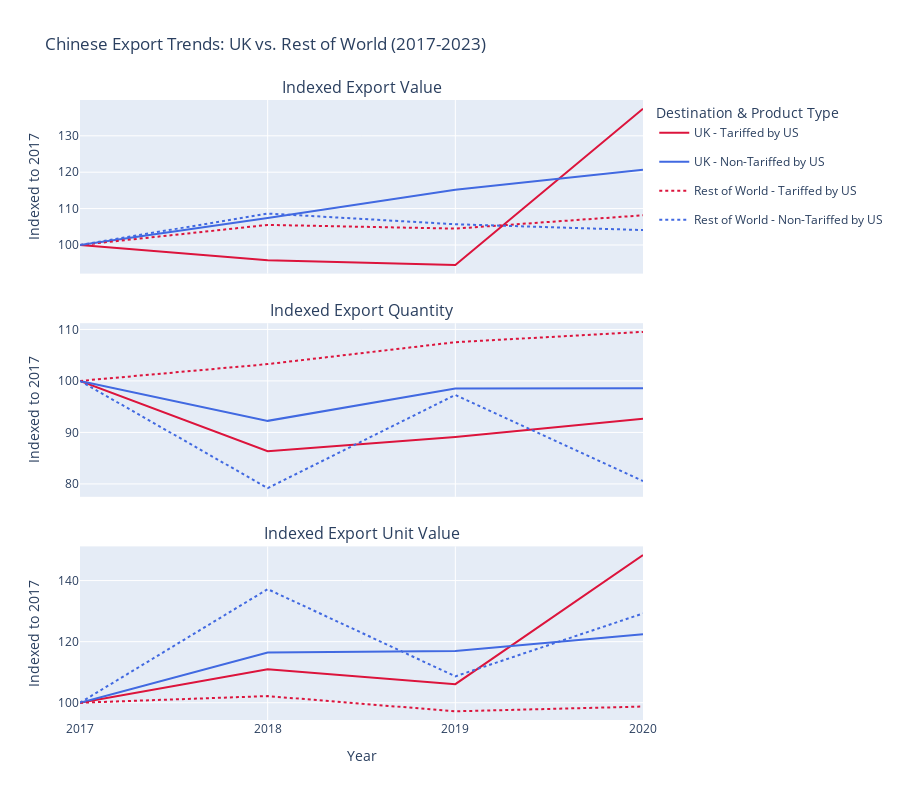

Notebook code cell kept with this figure:
### Markdown cell above
## Chinese exports - tariffed vs non-tariffed to UK vs RoW

Comparing Chinese exports over two dimensions - where they went, and whether they were tariffed or not.

Our ideal is that exports of tariffed goods increased from China to both RoW and the UK, and stayed the same for non-tariffed goods.

### Code cell
UK_CODE = "826"
# Prepare data: filter for Chinese exports and classify destinations/products
chinese_exports_lf = unified_lf.filter(
    (pl.col("reporter_country") == CHINA_CODE) &
    (pl.col("year").is_in([str(y) for y in range(2017, 2021)]))
).with_columns(
    tariff_status=pl.when(pl.col("product_code").is_in(tariffed_products))
                   .then(pl.lit("Tariffed by US"))
                   .otherwise(pl.lit("Non-Tariffed by US")),
    destination=pl.when(pl.col("partner_country") == UK_CODE)
                 .then(pl.lit("UK"))
                 .otherwise(pl.lit("Rest of World"))
)

# Group by destination, tariff status, and year, and aggregate all required metrics
aggregated_df = chinese_exports_lf.group_by(
    ['destination', 'tariff_status', 'year']
).agg(
    pl.sum("value").alias("value"),
    pl.sum("quantity").alias("quantity")
).sort('year').with_columns(
    # Calculate unit value, handling potential division by zero
    unit_value=(pl.col("value") / pl.col("quantity")).fill_null(0).fill_nan(0)
)

# Calculate indexed values for each metric
indexed_df = aggregated_df.with_columns(
    value_indexed=pl.col("value") / pl.col("value").filter(pl.col("year") == "2017").first().over(['destination', 'tariff_status']) * 100,
    quantity_indexed=pl.col("quantity") / pl.col("quantity").filter(pl.col("year") == "2017").first().over(['destination', 'tariff_status']) * 100,
    unit_value_indexed=pl.col("unit_value") / pl.col("unit_value").filter(pl.col("year") == "2017").first().over(['destination', 'tariff_status']) * 100,
).collect()

# Create a figure with 3 vertically stacked subplots
fig = make_subplots(
    rows=3, cols=1,
    shared_xaxes=True,
    vertical_spacing=0.08,
    subplot_titles=("Indexed Export Value", "Indexed Export Quantity", "Indexed Export Unit Value")
)

# Define plot styles for each category
styles = {
    ('UK', 'Tariffed by US'): {'color': 'crimson', 'dash': 'solid'},
    ('UK', 'Non-Tariffed by US'): {'color': 'royalblue', 'dash': 'solid'},
    ('Rest of World', 'Tariffed by US'): {'color': 'crimson', 'dash': 'dot'},
    ('Rest of World', 'Non-Tariffed by US'): {'color': 'royalblue', 'dash': 'dot'},
}

# Iterate through each data category to add traces to the subplots
for (destination, status), style in styles.items():
    plot_data = indexed_df.filter(
        (pl.col("destination") == destination) & (pl.col("tariff_status") == status)
    )
    if plot_data.is_empty():
        continue
    
    legend_name = f"{destination} - {status}"
    
    # Add traces for each metric to its respective subplot
    fig.add_trace(go.Scatter(
        x=plot_data["year"], y=plot_data["value_indexed"],
        name=legend_name, legendgroup=legend_name,
        mode='lines', line=style
    ), row=1, col=1)

    fig.add_trace(go.Scatter(
        x=plot_data["year"], y=plot_data["quantity_indexed"],
        name=legend_name, legendgroup=legend_name, showlegend=False,
        mode='lines', line=style
    ), row=2, col=1)
    
    fig.add_trace(go.Scatter(
        x=plot_data["year"], y=plot_data["unit_value_indexed"],
        name=legend_name, legendgroup=legend_name, showlegend=False,
        mode='lines', line=style
    ), row=3, col=1)

# Update layout for a clean, readable chart
fig.update_layout(
    height=800,
    title_text='Chinese Export Trends: UK vs. Rest of World (2017-2023)',
    legend_title_text='Destination & Product Type',
    hovermode='x unified'
)
fig.update_yaxes(title_text="Indexed to 2017", row=1, col=1)
fig.update_yaxes(title_text="Indexed to 2017", row=2, col=1)
fig.update_yaxes(title_text="Indexed to 2017", row=3, col=1)
fig.update_xaxes(title_text="Year", row=3, col=1)

fig.show()

### Figure 1 — Plotly figure (JSON) as saved in the notebook; plotly's stock layout.template omitted (floating-point values rounded to 4 significant figures)
{"data": [{"legendgroup": "UK - Tariffed by US", "line": {"color": "crimson", "dash": "solid"}, "mode": "lines", "name": "UK - Tariffed by US", "type": "scatter", "x": ["2017", "2018", "2019", "2020"], "xaxis": "x", "y": [100.0, 95.84, 94.52, 137.4], "yaxis": "y"}, {"legendgroup": "UK - Tariffed by US", "line": {"color": "crimson", "dash": "solid"}, "mode": "lines", "name": "UK - Tariffed by US", "showlegend": false, "type": "scatter", "x": ["2017", "2018", "2019", "2020"], "xaxis": "x2", "y": [100.0, 86.34, 89.11, 92.65], "yaxis": "y2"}, {"legendgroup": "UK - Tariffed by US", "line": {"color": "crimson", "dash": "solid"}, "mode": "lines", "name": "UK - Tariffed by US", "showlegend": false, "type": "scatter", "x": ["2017", "2018", "2019", "2020"], "xaxis": "x3", "y": [100.0, 111.0, 106.1, 148.4], "yaxis": "y3"}, {"legendgroup": "UK - Non-Tariffed by US", "line": {"color": "royalblue", "dash": "solid"}, "mode": "lines", "name": "UK - Non-Tariffed by US", "type": "scatter", "x": ["2017", "2018", "2019", "2020"], "xaxis": "x", "y": [100.0, 107.4, 115.2, 120.7], "yaxis": "y"}, {"legendgroup": "UK - Non-Tariffed by US", "line": {"color": "royalblue", "dash": "solid"}, "mode": "lines", "name": "UK - Non-Tariffed by US", "showlegend": false, "type": "scatter", "x": ["2017", "2018", "2019", "2020"], "xaxis": "x2", "y": [100.0, 92.25, 98.53, 98.59], "yaxis": "y2"}, {"legendgroup": "UK - Non-Tariffed by US", "line": {"color": "royalblue", "dash": "solid"}, "mode": "lines", "name": "UK - Non-Tariffed by US", "showlegend": false, "type": "scatter", "x": ["2017", "2018", "2019", "2020"], "xaxis": "x3", "y": [100.0, 116.5, 116.9, 122.4], "yaxis": "y3"}, {"legendgroup": "Rest of World - Tariffed by US", "line": {"color": "crimson", "dash": "dot"}, "mode": "lines", "name": "Rest of World - Tariffed by US", "type": "scatter", "x": ["2017", "2018", "2019", "2020"], "xaxis": "x", "y": [100.0, 105.5, 104.5, 108.2], "yaxis": "y"}, {"legendgroup": "Rest of World - Tariffed by US", "line": {"color": "crimson", "dash": "dot"}, "mode": "lines", "name": "Rest of World - Tariffed by US", "showlegend": false, "type": "scatter", "x": ["2017", "2018", "2019", "2020"], "xaxis": "x2", "y": [100.0, 103.3, 107.5, 109.5], "yaxis": "y2"}, {"legendgroup": "Rest of World - Tariffed by US", "line": {"color": "crimson", "dash": "dot"}, "mode": "lines", "name": "Rest of World - Tariffed by US", "showlegend": false, "type": "scatter", "x": ["2017", "2018", "2019", "2020"], "xaxis": "x3", "y": [100.0, 102.2, 97.19, 98.75], "yaxis": "y3"}, {"legendgroup": "Rest of World - Non-Tariffed by US", "line": {"color": "royalblue", "dash": "dot"}, "mode": "lines", "name": "Rest of World - Non-Tariffed by US", "type": "scatter", "x": ["2017", "2018", "2019", "2020"], "xaxis": "x", "y": [100.0, 108.6, 105.7, 104.1], "yaxis": "y"}, {"legendgroup": "Rest of World - Non-Tariffed by US", "line": {"color": "royalblue", "dash": "dot"}, "mode": "lines", "name": "Rest of World - Non-Tariffed by US", "showlegend": false, "type": "scatter", "x": ["2017", "2018", "2019", "2020"], "xaxis": "x2", "y": [100.0, 79.18, 97.29, 80.55], "yaxis": "y2"}, {"legendgroup": "Rest of World - Non-Tariffed by US", "line": {"color": "royalblue", "dash": "dot"}, "mode": "lines", "name": "Rest of World - Non-Tariffed by US", "showlegend": false, "type": "scatter", "x": ["2017", "2018", "2019", "2020"], "xaxis": "x3", "y": [100.0, 137.2, 108.6, 129.2], "yaxis": "y3"}], "layout": {"annotations": [{"font": {"size": 16}, "showarrow": false, "text": "Indexed Export Value", "x": 0.5, "xanchor": "center", "xref": "paper", "y": 1, "yanchor": "bottom", "yref": "paper"}, {"font": {"size": 16}, "showarrow": false, "text": "Indexed Export Quantity", "x": 0.5, "xanchor": "center", "xref": "paper", "y": 0.64, "yanchor": "bottom", "yref": "paper"}, {"font": {"size": 16}, "showarrow": false, "text": "Indexed Export Unit Value", "x": 0.5, "xanchor": "center", "xref": "paper", "y": 0.28, "yanchor": "bottom", "yref": "paper"}], "height": 800, "hovermode": "x unified", "legend": {"title": {"text": "Destination & Product Type"}}, "title": {"text": "Chinese Export Trends: UK vs. Rest of World (2017-2023)"}, "xaxis": {"anchor": "y", "domain": [0, 1], "matches": "x3", "showticklabels": false}, "xaxis2": {"anchor": "y2", "domain": [0, 1], "matches": "x3", "showticklabels": false}, "xaxis3": {"anchor": "y3", "domain": [0, 1], "title": {"text": "Year"}}, "yaxis": {"anchor": "x", "domain": [0.72, 1], "title": {"text": "Indexed to 2017"}}, "yaxis2": {"anchor": "x2", "domain": [0.36, 0.64], "title": {"text": "Indexed to 2017"}}, "yaxis3": {"anchor": "x3", "domain": [0, 0.28], "title": {"text": "Indexed to 2017"}}}}
